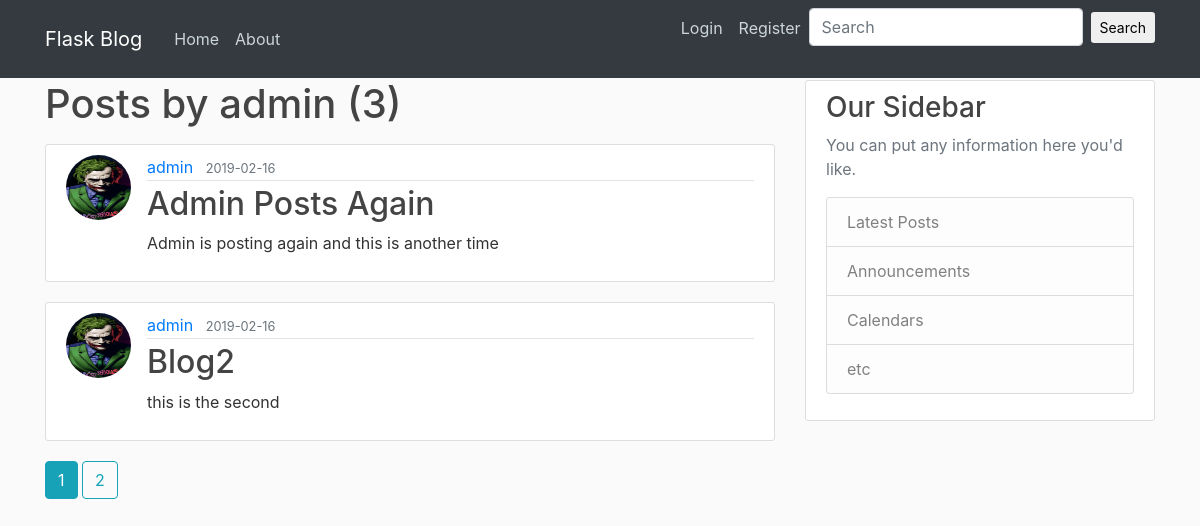
Screenshot of /user/admin with the database file from the repository.
### flaskblog/models.py (models this page shows, shortened)
class User(db.Model,UserMixin):
    id = db.Column(db.Integer, primary_key=True)
    username = db.Column(db.String(20), unique=True, nullable=False)
    email = db.Column(db.String(120), unique=True, nullable=False)
    image_file = db.Column(db.String(20), nullable=False, default='default.jpg')
    password = db.Column(db.String(60), nullable=False)
    posts = db.relationship('Post', backref='author', lazy=True)

class Post(db.Model):
    id = db.Column(db.Integer, primary_key=True)
    title = db.Column(db.String(100), nullable=False)
    date_posted = db.Column(db.DateTime, nullable=False, default=datetime.utcnow)
    content = db.Column(db.Text, nullable=False)
    user_id = db.Column(db.Integer, db.ForeignKey('user.id'), nullable=False)

### flaskblog/routes.py (the view)
@app.route('/user/<string:username>')
def user_posts(username):
    page = request.args.get('page',1,type=int)
    user = User.query.filter_by(username=username).first_or_404()
    posts = Post.query.filter_by(author=user)\
        .order_by(Post.date_posted.desc())\
        .paginate(page=page, per_page=2)
    return render_template('user_posts.html',posts=posts,user=user)

### flaskblog/templates/user_posts.html
{% extends "layout.html" %}
{% block content %}
    <h1 class="mb-3">Posts by {{user.username}} ({{posts.total}})</h1>
    {% for post in posts.items %}
        <article class="media content-section">
            <img class="rounded-circle article-img" src="{{ url_for('static',filename='profile_pics/' + post.author.image_file)}}">
          <div class="media-body">
            <div class="article-metadata">
              <a class="mr-2" href="{{url_for('user_posts',username=post.author.username)}}">{{ post.author.username }}</a>
              <small class="text-muted">{{ post.date_posted.strftime('%Y-%m-%d')}}</small>
            </div>
            <h2><a class="article-title" href="{{ url_for('post',post_id=post.id)}}">{{ post.title }}</a></h2>
            <p class="article-content">{{ post.content }}</p>
          </div>
        </article>
    {% endfor %}
    {% for page_num in posts.iter_pages(left_current=1,right_current=2,left_edge=1,right_edge=1) %}
        {% if page_num %}
            {% if posts.page == page_num %}
                <a class="btn btn-info mb-4" href="{{url_for('user_posts',username=user.username,page=page_num)}}">{{page_num}}</a>
            {% else %}
                <a class="btn btn-outline-info mb-4" href="{{url_for('user_posts',username=user.username,page=page_num)}}">{{page_num}}</a>
            {% endif %}
        {% else %}
            ...
        {% endif %}
    {% endfor %}
{% endblock content %}

### flaskblog/static/main.css (style rules this page uses)
body { background: #fafafa; color: #333333; margin-top: 5rem; }
h1, h2, h3, h4, h5, h6 { color: #444444; }
.content-section { background: #ffffff; padding: 10px 20px; border: 1px solid #dddddd; border-radius: 3px; margin-bottom: 20px; }
.article-title { color: #444444; }
.article-content { white-space: pre-line; }
.article-img { height: 65px; width: 65px; margin-right: 16px; }
.article-metadata { padding-bottom: 1px; margin-bottom: 4px; border-bottom: 1px solid #e3e3e3 }

### rows the page displays
User: username "admin"
Post: image_file (placeholder picture), author.username "admin", date_posted "2019-02-16", title "Admin Posts Again", content "Admin is posting again and this is another time"
Post: image_file (placeholder picture), author.username "admin", date_posted "2019-02-16", title "Blog2", content "this is the second"

### other values shown
{{ posts.total }} "3"
{{ page_num }} "1"
{{ page_num }} "2"
